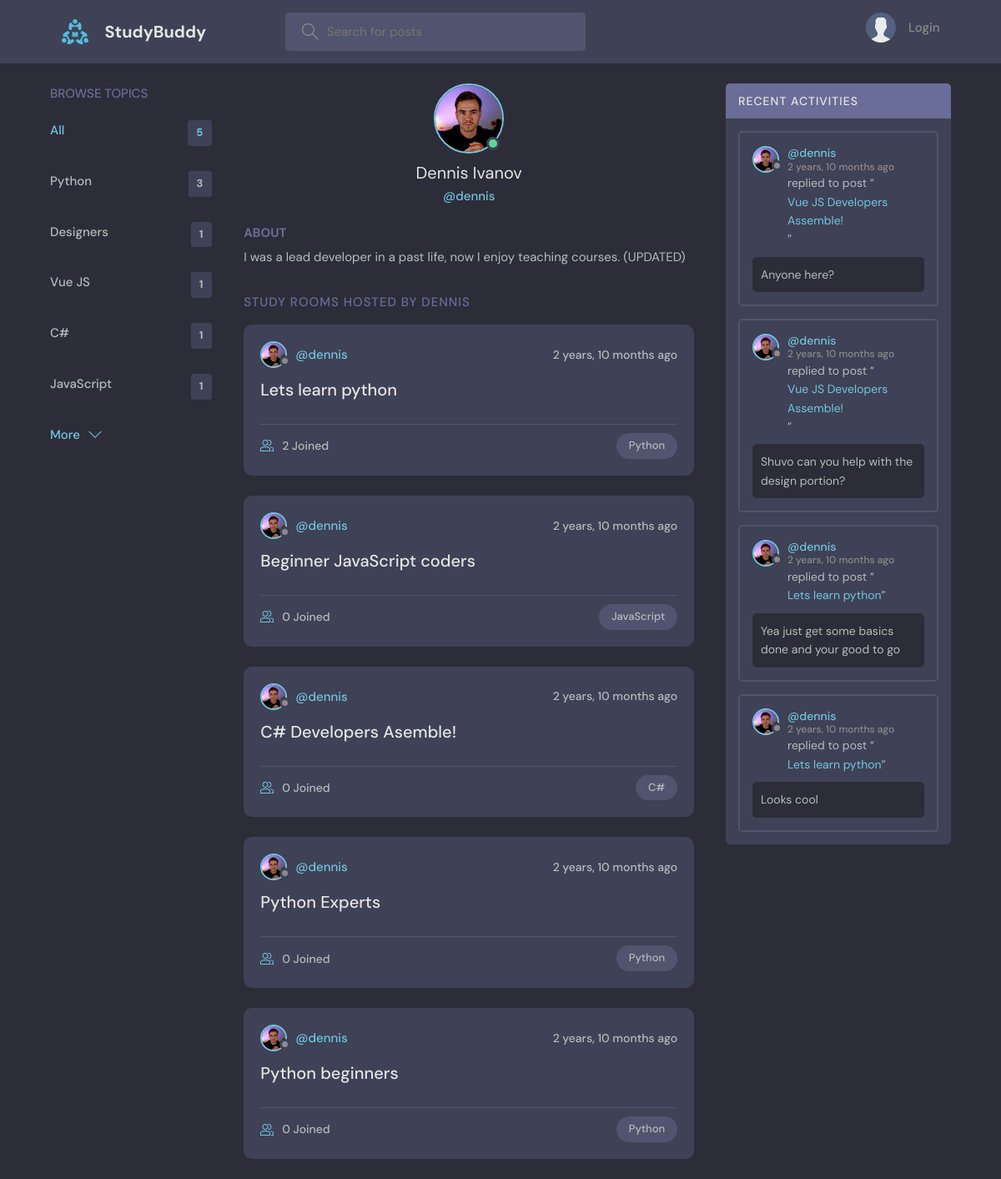
The app's page /profile/1/, older data.
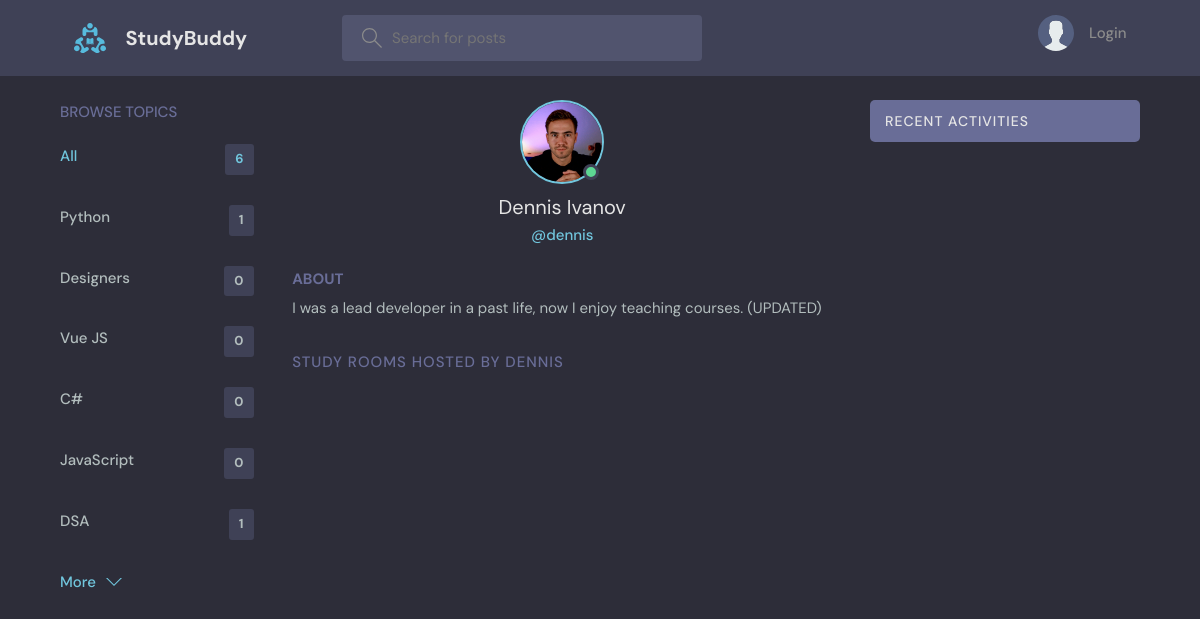
The same page, newer data.
### base/models.py (models this page shows, shortened)
class Topic(models.Model):
    name = models.CharField(max_length=200)

class Room(models.Model):
    host = models.ForeignKey(User, on_delete=models.SET_NULL, null=True)
    topic = models.ForeignKey(Topic, on_delete=models.SET_NULL, null=True)
    name = models.CharField(max_length=200)
    description = models.TextField(null=True, blank=True)
    participants = models.ManyToManyField(
        User, related_name='participants', blank=True)
    updated = models.DateTimeField(auto_now=True)
    created = models.DateTimeField(auto_now_add=True)
    class Meta:
        ordering = ['-updated', '-created']
    def __str__(self):
        return self.name

class User(AbstractUser):
    name = models.CharField(max_length=200, null=True)
    email = models.EmailField(unique=True, null=True)
    bio = models.TextField(null=True)
    avatar = models.ImageField(null=True, default="avatar.svg")
    USERNAME_FIELD = 'email'
    REQUIRED_FIELDS = []

class Message(models.Model):
    user = models.ForeignKey(User, on_delete=models.CASCADE)
    room = models.ForeignKey(Room, on_delete=models.CASCADE)
    body = models.TextField()
    updated = models.DateTimeField(auto_now=True)
    created = models.DateTimeField(auto_now_add=True)
    class Meta:
        ordering = ['-updated', '-created']

### base/views.py (the view)
# urls.py: path('profile/<str:pk>/', views.userProfile, name="user-profile"),
def userProfile(request, pk):
    user = User.objects.get(id=pk)
    rooms = user.room_set.all()
    room_messages = user.message_set.all()
    topics = Topic.objects.all()
    context = {'user': user, 'rooms': rooms,
               'room_messages': room_messages, 'topics': topics}
    return render(request, 'base/profile.html', context)

### base/templates/base/profile.html (shortened to what this page needs)
{% extends 'main.html' %}
{% block content %}
<main class="profile-page layout layout--3">
  <div class="container">
    {% include 'base/topics_component.html' %}
    <div class="roomList">
      <div class="profile">
        <div class="profile__avatar">
          <div class="avatar avatar--large active">
            <img src="{{user.avatar.url}}" />
          </div>
        </div>
        <div class="profile__info">
          <h3>{{user.name}}</h3>
          <p>@{{user.username}}</p>
        </div>
        <div class="profile__about">
          <h3>About</h3>
          <p>
            {{user.bio}}
          </p>
        </div>
      </div>
      <div class="roomList__header">
        <div>
          <h2>Study Rooms Hosted by {{user.username}}</a>
          </h2>
        </div>
      </div>
      {% include 'base/feed_component.html' %}
    </div>
    {% include 'base/activity_component.html' %}
  </div>
</main>
{% endblock content %}

### base/templates/base/topics_component.html
<div class="topics">
    <div class="topics__header">
        <h2>Browse Topics</h2>
    </div>
    <ul class="topics__list">
        <li>
            <a href="{% url 'home' %}" class="active">All <span>{{topics.count}}</span></a>
        </li>
        {% for topic in topics %}
        <li>
            <a href="{% url 'home' %}?q={{topic.name}}">{{topic.name}}<span>{{topic.room_set.all.count}}</span></a>
        </li>
        {% endfor %}
    </ul>
    <a class="btn btn--link" href="{% url 'topics' %}">
        More
        <svg version="1.1" xmlns="http://www.w3.org/2000/svg" width="32" height="32" viewBox="0 0 32 32">
            <title>chevron-down</title>
            <path d="M16 21l-13-13h-3l16 16 16-16h-3l-13 13z"></path>
        </svg>
    </a>
</div>

### base/templates/base/feed_component.html (shortened to what this page needs)
{% for room in rooms %}
<div class="roomListRoom">
    <div class="roomListRoom__header">
        <a href="{% url 'user-profile' room.host.id %}" class="roomListRoom__author">
            <div class="avatar avatar--small">
                <img src="{{room.host.avatar.url}}" />
            </div>
            <span>@{{room.host.username}}</span>
        </a>
        <div class="roomListRoom__actions">
            <span>{{room.created|timesince}} ago</span>
        </div>
    </div>
    <div class="roomListRoom__content">
        <a href="{% url 'room' room.id %}">{{room.name}}</a>
    </div>
    <div class="roomListRoom__meta">
        <a href="{% url 'room' room.id %}" class="roomListRoom__joined">
            {{room.participants.all.count}} Joined
        </a>
        <p class="roomListRoom__topic">{{room.topic.name}}</p>
    </div>
</div>
{% endfor %}

### base/templates/base/activity_component.html (shortened to what this page needs)
<div class="activities">
    <div class="activities__header">
        <h2>Recent Activities</h2>
    </div>
    {% for message in room_messages %}
    <div class="activities__box">
        <div class="activities__boxHeader roomListRoom__header">
            <a href="{% url 'user-profile' message.user.id %}" class="roomListRoom__author">
                <div class="avatar avatar--small">
                    <img src="{{message.user.avatar.url}}" />
                </div>
                <p>
                    @{{message.user.username}}
                    <span>{{message.created|timesince}} ago</span>
                </p>
            </a>
        </div>
        <div class="activities__boxContent">
            <p>replied to post “<a href="{% url 'room' message.room.id %}">{{message.room}}</a>”</p>
            <div class="activities__boxRoomContent">{{message.body}}</div>
        </div>
    </div>
    {% endfor %}
</div>

Row changes from the older to the newer data that the page shows:
removed Room: host.avatar (picture), host.username "dennis", created "2 years, 10 months", name "Lets learn python", participants.all.count "2", topic.name "Python"
removed Room: host.avatar (picture), host.username "dennis", created "2 years, 10 months", name "Beginner JavaScript coders", participants.all.count "0", topic.name "JavaScript"
removed Room: host.avatar (picture), host.username "dennis", created "2 years, 10 months", name "C# Developers Asemble!", participants.all.count "0", topic.name "C#"
removed Room: host.avatar (picture), host.username "dennis", created "2 years, 10 months", name "Python Experts", participants.all.count "0", topic.name "Python"
removed Room: host.avatar (picture), host.username "dennis", created "2 years, 10 months", name "Python beginners", participants.all.count "0", topic.name "Python"
removed Message: user.avatar (picture), user.username "dennis", created "2 years, 10 months", room "Vue JS Developers Assemble!", body "Anyone here?"
removed Message: user.avatar (picture), user.username "dennis", created "2 years, 10 months", room "Vue JS Developers Assemble!", body "Shuvo can you help with the design portion?"
removed Message: user.avatar (picture), user.username "dennis", created "2 years, 10 months", room "Lets learn python", body "Yea just get some basics done and your good to go"
removed Message: user.avatar (picture), user.username "dennis", created "2 years, 10 months", room "Lets learn python", body "Looks cool"
computed for Topic "Python": room_set.all.count "3" → "1"
computed for Topic "Designers": room_set.all.count "1" → "0"
computed for Topic "Vue JS": room_set.all.count "1" → "0"
computed for Topic (number 4 of 6 on the later page): room_set.all.count "1" → "0"
computed for Topic "JavaScript": room_set.all.count "1" → "0"
added Topic: name "DSA", room_set.all.count "1"
Text that changed along with them:
{{ topics.count }}: "5" → "6"
